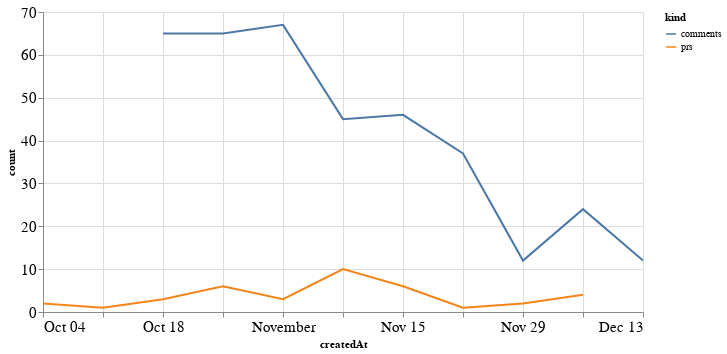

Source (notebook cell):
### Code cell
alt.Chart(total_time, width=600).mark_line().encode(
    x='createdAt',
    y='count',
    color='kind'
)

### Figure 1 — Vega-Lite specification as saved in the notebook (floating-point values rounded to 4 significant figures)
{"config": {"axisLeft": {"labelFontSize": 15}, "axisBottom": {"labelFontSize": 15}}, "data": {"name": "data-de1ba935d7b16fb2f6fbdcc5c44e49f0"}, "mark": "line", "encoding": {"color": {"type": "nominal", "field": "kind"}, "x": {"type": "temporal", "field": "createdAt"}, "y": {"type": "quantitative", "field": "count"}}, "width": 600, "$schema": "https://vega.github.io/schema/vega-lite/v4.8.1.json", "datasets": {"data-de1ba935d7b16fb2f6fbdcc5c44e49f0": [{"createdAt": "2020-10-04T00:00:00", "kind": "prs", "count": 2.0}, {"createdAt": "2020-10-11T00:00:00", "kind": "prs", "count": 1.0}, {"createdAt": "2020-10-18T00:00:00", "kind": "prs", "count": 3.0}, {"createdAt": "2020-10-25T00:00:00", "kind": "prs", "count": 6.0}, {"createdAt": "2020-11-01T00:00:00", "kind": "prs", "count": 3.0}, {"createdAt": "2020-11-08T00:00:00", "kind": "prs", "count": 10.0}, {"createdAt": "2020-11-15T00:00:00", "kind": "prs", "count": 6.0}, {"createdAt": "2020-11-22T00:00:00", "kind": "prs", "count": 1.0}, {"createdAt": "2020-11-29T00:00:00", "kind": "prs", "count": 2.0}, {"createdAt": "2020-12-06T00:00:00", "kind": "prs", "count": 4.0}, {"createdAt": "2020-12-13T00:00:00", "kind": "prs", "count": null}, {"createdAt": "2020-10-04T00:00:00", "kind": "comments", "count": null}, {"createdAt": "2020-10-11T00:00:00", "kind": "comments", "count": null}, {"createdAt": "2020-10-18T00:00:00", "kind": "comments", "count": 65.0}, {"createdAt": "2020-10-25T00:00:00", "kind": "comments", "count": 65.0}, {"createdAt": "2020-11-01T00:00:00", "kind": "comments", "count": 67.0}, {"createdAt": "2020-11-08T00:00:00", "kind": "comments", "count": 45.0}, {"createdAt": "2020-11-15T00:00:00", "kind": "comments", "count": 46.0}, {"createdAt": "2020-11-22T00:00:00", "kind": "comments", "count": 37.0}, {"createdAt": "2020-11-29T00:00:00", "kind": "comments", "count": 12.0}, {"createdAt": "2020-12-06T00:00:00", "kind": "comments", "count": 24.0}, {"createdAt": "2020-12-13T00:00:00", "kind": "comments", "count": 12.0}]}}
